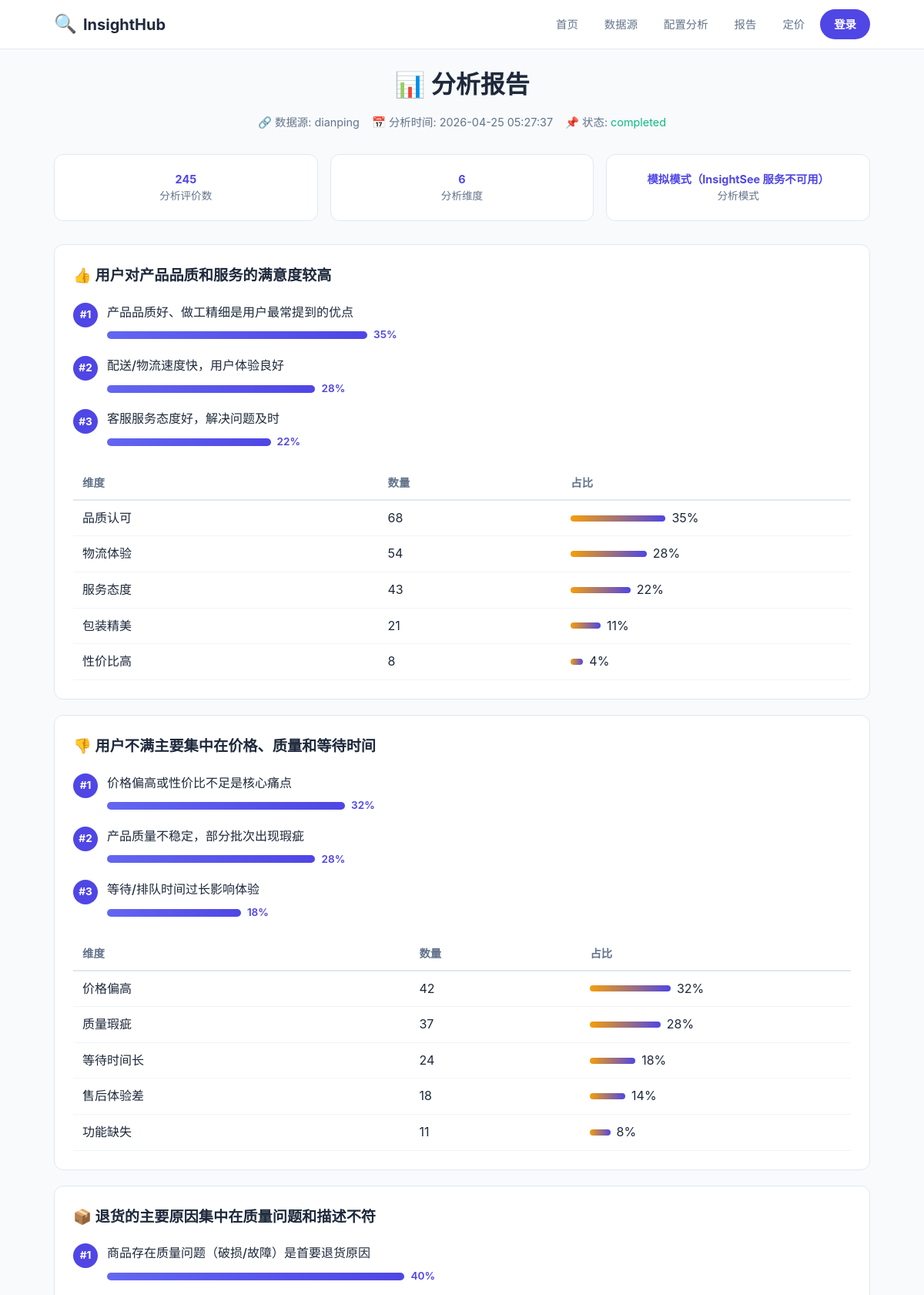
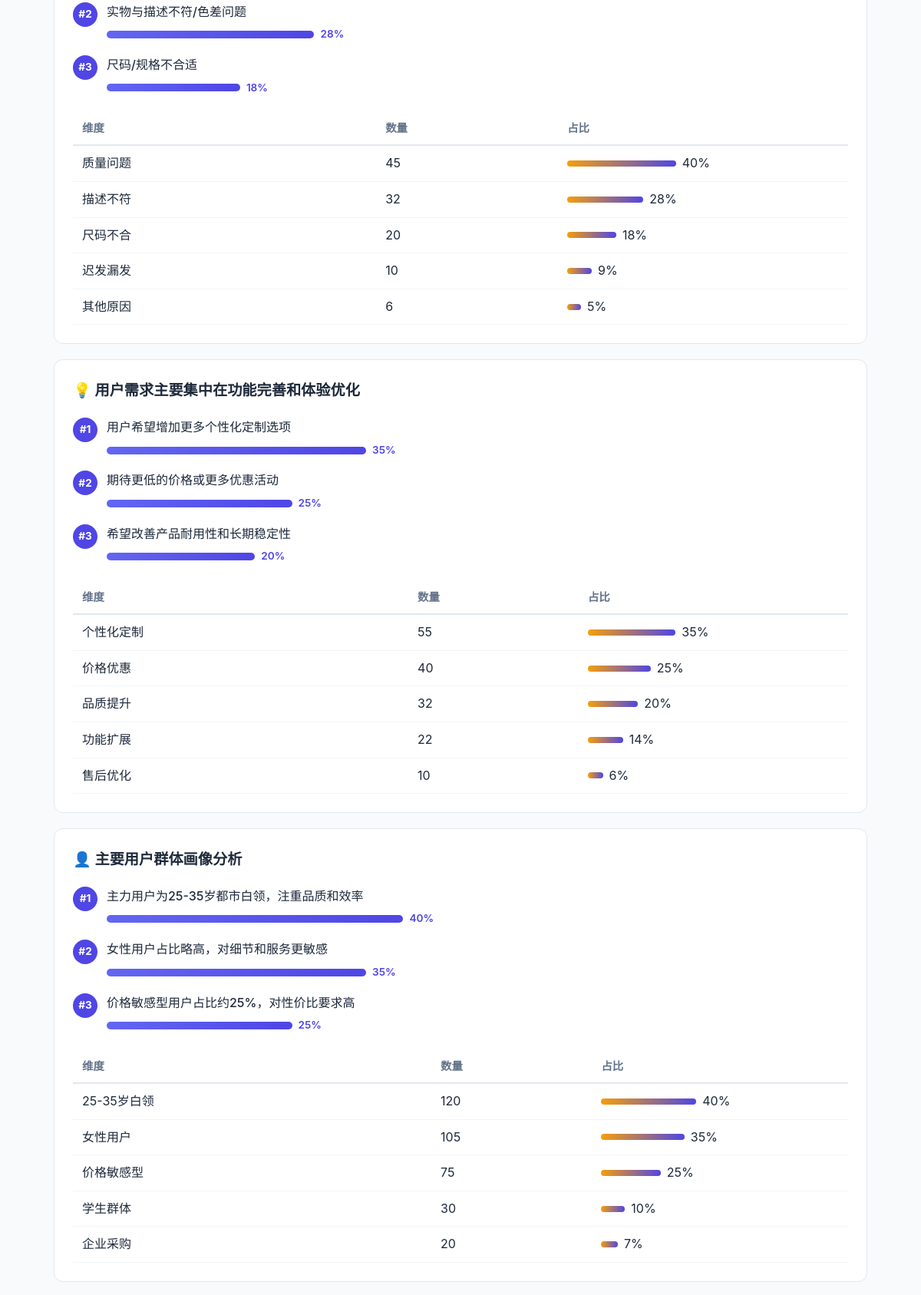
The page /report/2 (upper part) on the database its author committed (2 pictures, top to bottom).
### tables this page shows
CREATE TABLE analysis_tasks (
            id INTEGER PRIMARY KEY AUTOINCREMENT,
            user_id INTEGER,
            source_id TEXT NOT NULL,
            url TEXT,
            keyword TEXT,
            dimensions TEXT NOT NULL,
            status TEXT DEFAULT 'pending',
            result_json TEXT,
            created_at TIMESTAMP DEFAULT CURRENT_TIMESTAMP,
            completed_at TIMESTAMP,
            FOREIGN KEY (user_id) REFERENCES users(id)
        );

### routes/reports.py (the view)
@router.get("/report/{task_id}", response_class=HTMLResponse)
async def report_detail(request: Request, task_id: int):
    analysis = get_analysis(task_id)
    if not analysis:
        return templates.TemplateResponse(
            "report.html",
            {"request": request, "error": "报告不存在"},
        )
    return templates.TemplateResponse(
        "report.html",
        {
            "request": request,
            "analysis": analysis,
            "result": analysis.get("result"),
        },
    )

### templates/report.html (shortened to what this page needs)
{% extends "base.html" %}
{% block content %}
{% if error %}
<section class="page-header">
    <h1>❌ 报告不存在</h1>
    <p class="page-desc">{{ error }}</p>
    <a href="/reports" class="btn btn-primary">返回报告列表</a>
</section>
{% elif analysis %}
<section class="page-header">
    <h1>📊 分析报告</h1>
    <div class="report-meta">
        <span class="meta-item">🔗 数据源: {{ analysis.source_id }}</span>
        <span class="meta-item">📅 分析时间: {{ analysis.completed_at or analysis.created_at }}</span>
        <span class="meta-item">📌 状态: <span class="status-{{ analysis.status }}">{{ analysis.status }}</span></span>
    </div>
</section>
{% if result %}
<div class="report-summary">
    <div class="summary-card">
        <div class="summary-number">{{ result.total_reviews }}</div>
        <div class="summary-label">分析评价数</div>
    </div>
    <div class="summary-card">
        <div class="summary-number">{{ result.results|length }}</div>
        <div class="summary-label">分析维度</div>
    </div>
    <div class="summary-card">
        <div class="summary-number">{{ result.generated_at }}</div>
        <div class="summary-label">分析模式</div>
    </div>
</div>
{% for dim_id, dim_data in result.results.items() %}
<div class="report-section">
    <h2 class="section-title">
        {% if dim_id == 'positive' %}👍{% elif dim_id == 'negative' %}👎{% elif dim_id == 'returns' %}📦{% elif dim_id == 'needs' %}💡{% elif dim_id == 'persona' %}👤{% elif dim_id == 'trends' %}📈{% else %}🔍{% endif %}
        {{ dim_data.summary }}
    </h2>
    <div class="insight-list">
        {% for insight in dim_data.top_insights %}
        <div class="insight-item">
            <div class="insight-rank">#{{ insight.rank }}</div>
            <div class="insight-content">
                <p class="insight-text">{{ insight.content }}</p>
                <div class="insight-bar-container">
                    <div class="insight-bar" style="width: {{ insight.percentage }}%"></div>
                    <span class="insight-pct">{{ insight.percentage }}%</span>
                </div>
            </div>
        </div>
        {% endfor %}
    </div>
    <div class="data-table-wrapper">
        <table class="data-table">
            <thead>
                <tr>
                    <th>维度</th>
                    <th>数量</th>
                    <th>占比</th>
                </tr>
            </thead>
            <tbody>
                {% for detail in dim_data.details %}
                <tr>
                    <td>{{ detail.item }}</td>
                    <td>{{ detail.count }}</td>
                    <td>
                        <div class="bar-cell">
                            <div class="table-bar" style="width: {{ detail.ratio }}"></div>
                            <span>{{ detail.ratio }}</span>
                        </div>
                    </td>
                </tr>
                {% endfor %}
            </tbody>
        </table>
    </div>
</div>
{% endfor %}
{% else %}
<div class="report-empty">
    <p>分析正在进行中...</p>
    <div class="loading-spinner"></div>
    <a href="/reports" class="btn btn-primary">刷新状态</a>
</div>
{% endif %}
{% endif %}
{% endblock %}

### static/style.css (style rules this page uses)
* { margin: 0; padding: 0; box-sizing: border-box; }
:root { --primary: #4F46E5; --primary-light: #6366F1; --primary-dark: #3730A3; --accent: #F59E0B; --bg: #F8FAFC; --bg-card: #FFFFFF; --text: #1E293B; --text-secondary: #64748B; --text-muted: #94A3B8; --border: #E2E8F0; --border-light: #F1F5F9; --success: #10B981; --danger: #EF4444; --radius: 12px; --radius-sm: 8px; --shadow: 0 1px 3px rgba(0,0,0,0.08), 0 1px 2px rgba(0,0,0,0.06); --shadow-lg: 0 4px 12px rgba(0,0,0,0.1); --font: -apple-system, BlinkMacSystemFont, "Segoe UI", Roboto, "Helvetica Neue", Arial, sans-serif; }
body { font-family: var(--font); background: var(--bg); color: var(--text); line-height: 1.6; min-height: 100vh; display: flex; flex-direction: column; }
.section-title { text-align: center; font-size: 1.8rem; font-weight: 700; margin-bottom: 32px; }
.page-header { text-align: center; padding: 20px 0 30px; }
.page-header h1 { font-size: 2rem; font-weight: 700; margin-bottom: 8px; }
.report-meta { display: flex; flex-wrap: wrap; gap: 16px; justify-content: center; margin-top: 12px; color: var(--text-secondary); font-size: 0.9rem; }
.report-summary { display: grid; grid-template-columns: repeat(auto-fit, minmax(150px, 1fr)); gap: 16px; margin-bottom: 30px; }
.summary-card { text-align: center; background: var(--bg-card); border: 1px solid var(--border); border-radius: var(--radius); padding: 20px; }
.summary-number { font-size: 1.5rem; font-weight: 700; color: var(--primary); font-size: 0.9rem; }
.summary-label { color: var(--text-secondary); font-size: 0.85rem; }
.report-section { background: var(--bg-card); border: 1px solid var(--border); border-radius: var(--radius); padding: 24px; margin-bottom: 20px; }
.report-section .section-title { font-size: 1.2rem; text-align: left; margin-bottom: 20px; }
.insight-list { margin-bottom: 20px; }
.insight-item { display: flex; gap: 12px; margin-bottom: 16px; align-items: flex-start; }
.insight-rank { width: 32px; height: 32px; background: var(--primary); color: white; border-radius: 50%; display: flex; align-items: center; justify-content: center; font-size: 0.85rem; font-weight: 700; flex-shrink: 0; }
.insight-content { flex: 1; }
.insight-text { font-weight: 500; margin-bottom: 6px; }
.insight-bar-container { display: flex; align-items: center; gap: 8px; }
.insight-bar { height: 10px; background: linear-gradient(90deg, var(--primary-light), var(--primary)); border-radius: 999px; transition: width 0.5s ease; min-width: 20px; }
.insight-pct { font-size: 0.85rem; font-weight: 600; color: var(--primary); flex-shrink: 0; }
.data-table-wrapper { overflow-x: auto; }
.data-table { width: 100%; border-collapse: collapse; }
.data-table th { text-align: left; padding: 10px 12px; border-bottom: 2px solid var(--border); font-weight: 600; font-size: 0.9rem; color: var(--text-secondary); }
.data-table td { padding: 10px 12px; border-bottom: 1px solid var(--border-light); }
.bar-cell { display: flex; align-items: center; gap: 8px; }
.table-bar { height: 8px; background: linear-gradient(90deg, var(--accent), var(--primary)); border-radius: 999px; min-width: 16px; max-width: 200px; }
.status-completed { color: var(--success); }

### rows shown on the page
analysis_tasks: source_id "dianping", completed_at "2026-04-25 05:27:37", status "completed"

### other values the page prints
{{ result.total_reviews }} "245"
{{ result.results|length }} "6"
{{ result.generated_at }} "模拟模式（InsightSee 服务不可用）"
{{ dim_data.summary }} "用户对产品品质和服务的满意度较高" "用户不满主要集中在价格、质量和等待时间" "退货的主要原因集中在质量问题和描述不符" "用户需求主要集中在功能完善和体验优化" "主要用户群体画像分析"
{{ insight.rank }} "1" "2" "3" "1" "2" "3" "1" "2" "3" "1" "2" "3" "1" "2" "3"
{{ insight.content }} "产品品质好、做工精细是用户最常提到的优点" "配送/物流速度快，用户体验良好" "客服服务态度好，解决问题及时" "价格偏高或性价比不足是核心痛点" "产品质量不稳定，部分批次出现瑕疵" "等待/排队时间过长影响体验" "商品存在质量问题（破损/故障）是首要退货原因" "实物与描述不符/色差问题" "尺码/规格不合适" "用户希望增加更多个性化定制选项" "期待更低的价格或更多优惠活动" "希望改善产品耐用性和长期稳定性" "主力用户为25-35岁都市白领，注重品质和效率" "女性用户占比略高，对细节和服务更敏感" "价格敏感型用户占比约25%，对性价比要求高"
{{ insight.percentage }} "35" "28" "22" "32" "28" "18" "40" "28" "18" "35" "25" "20" "40" "35" "25"
{{ detail.item }} "品质认可" "物流体验" "服务态度" "包装精美" "性价比高" "价格偏高" "质量瑕疵" "等待时间长" "售后体验差" "功能缺失" "质量问题" "描述不符" "尺码不合" "迟发漏发" "其他原因" "个性化定制" "价格优惠" "品质提升" "功能扩展" "售后优化" "25-35岁白领" "女性用户" "价格敏感型" "学生群体" "企业采购"
{{ detail.count }} "68" "54" "43" "21" "8" "42" "37" "24" "18" "11" "45" "32" "20" "10" "6" "55" "40" "32" "22" "10" "120" "105" "75" "30" "20"
{{ detail.ratio }} "35%" "28%" "22%" "11%" "4%" "32%" "28%" "18%" "14%" "8%" "40%" "28%" "18%" "9%" "5%" "35%" "25%" "20%" "14%" "6%" "40%" "35%" "25%" "10%" "7%"
